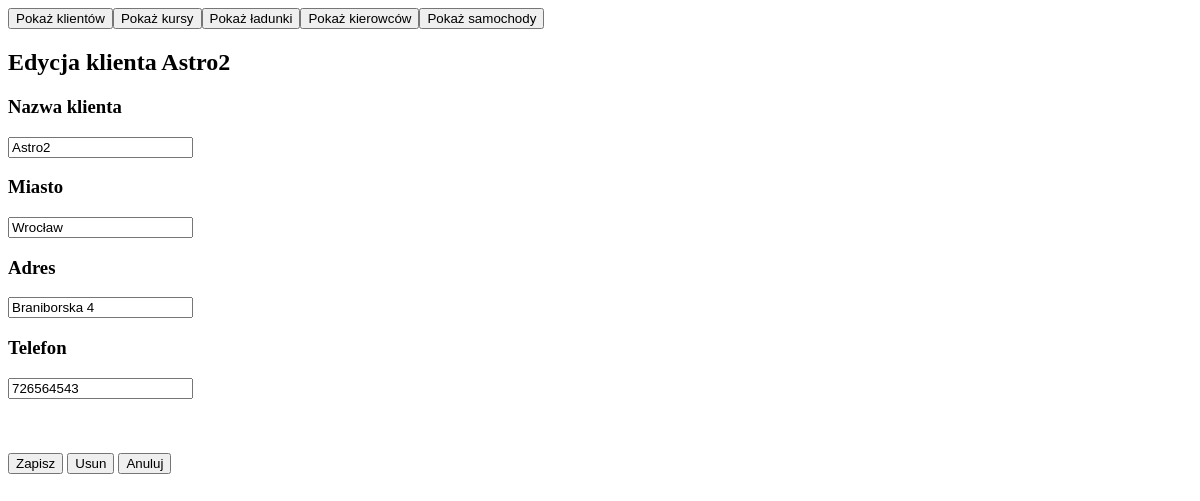
Screenshot of /projektBD/index.php?id=klient_edytuj&id_klienta=1 with the database file from the repository.
### tables this page shows
CREATE TABLE `klient` (
  `id_klienta` int(10) UNSIGNED NOT NULL,
  `nazwa` varchar(50) NOT NULL,
  `miasto` varchar(50) NOT NULL,
  `adres` varchar(50) NOT NULL,
  `telefon` varchar(25) DEFAULT NULL
);

### projektBD/klient_edytuj.php (the view, shortened to what this page needs)
<?php
$conn = OpenCon();
$id_klienta = $_GET['id_klienta'];
$sql_statement = "select * from klient where id_klienta=$id_klienta";
$result = $conn->query($sql_statement);
$obj = $result->fetch_array();
echo "<h2>Edycja klienta " . $obj['nazwa'] . "</h2>";
?>
<form method='post' action='klient_action.php'>
<h3> Nazwa klienta </h3>
<input name='nazwa' value='<?=htmlentities($obj['nazwa'])?>' required>
<h3> Miasto </h3>
<input name='miasto' value='<?=htmlentities($obj['miasto'])?>' required>
<h3> Adres </h3>
<input name='adres' value='<?=htmlentities($obj['adres'])?>' required>
<h3> Telefon </h3>
<input name='telefon' value='<?=htmlentities($obj['telefon'])?>'>
<input type=submit name=zapisz value='Zapisz'>
<input type=submit name=usun value='Usun' onclick="return confirm('Czy na pewno chcesz usunąć klienta?')">
<input type=submit name=anuluj value='Anuluj'>
</form>

### rows the page displays
klient: nazwa "Astro2", miasto "Wrocław", adres "Braniborska 4", telefon "726564543"
